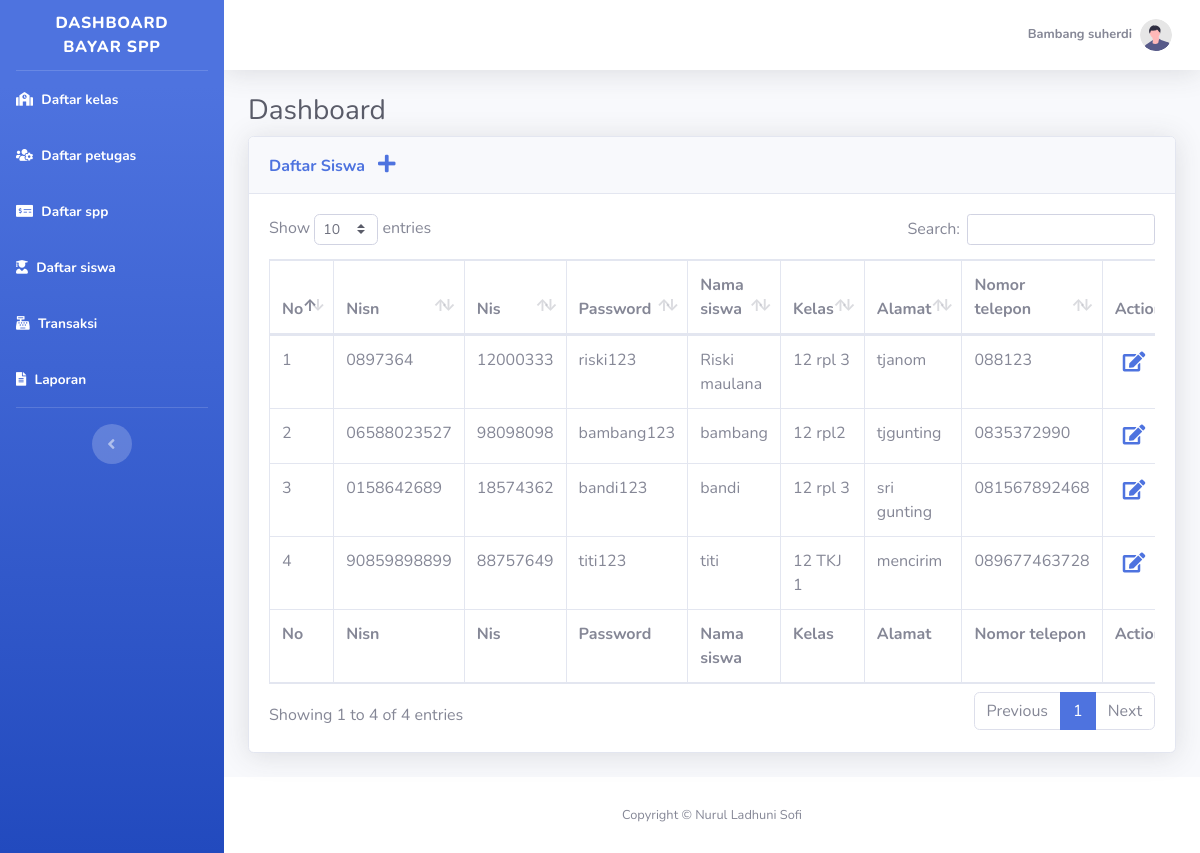
Screenshot of /index.php?page=siswa/tampildata.php (signed in) with the database file from the repository.
### tables this page shows
CREATE TABLE `petugas` (
  `id_petugas` int(11) NOT NULL,
  `username` varchar(25) NOT NULL,
  `password` varchar(32) NOT NULL,
  `nama_petugas` varchar(35) NOT NULL,
  `level` varchar(12) NOT NULL
);

CREATE TABLE `siswa` (
  `id_siswa` int(11) NOT NULL,
  `nisn` char(11) NOT NULL,
  `nis` char(8) NOT NULL,
  `password` varchar(20) NOT NULL,
  `nama` varchar(35) NOT NULL,
  `id_kelas` int(11) NOT NULL,
  `alamat` text NOT NULL,
  `no_telp` varchar(20) NOT NULL
);

CREATE TABLE `kelas` (
  `id_kelas` int(11) NOT NULL,
  `nama_kelas` varchar(8) NOT NULL,
  `jurusan` varchar(40) NOT NULL
);

### siswa/tampildata.php (the view, shortened to what this page needs)
<h1 class="h3 mb-2 text-gray-800">Dashboard</h1>
<div class="card shadow mb-4">
    <div class="card-header py-3">
        <h6 class="m-0 font-weight-bold text-primary">Daftar Siswa &nbsp;&nbsp;<a style="font-size:20px;" href="siswa/insertsiswa.php" title="Insert data"><i class="fas fa-plus"></i></a></h6>
    </div>
    <div class="card-body">
        <div class="table-responsive">
            <table class="table table-bordered" id="dataTable" width="100%" cellspacing="0">
                <thead>
                    <tr>
                        <th>No</th>
                        <th>Nisn</th>
                        <th>Nis</th>
                        <th>Password</th>
                        <th>Nama siswa</th>
                        <th>Kelas</th>
                        <th>Alamat</th>
                        <th>Nomor telepon</th>
                        <th>Action</th>
                    </tr>
                </thead>
                <tfoot>
                    <tr>
                        <th>No</th>
                        <th>Nisn</th>
                        <th>Nis</th>
                        <th>Password</th>
                        <th>Nama siswa</th>
                        <th>Kelas</th>
                        <th>Alamat</th>
                        <th>Nomor telepon</th>
                        <th>Action</th>
                    </tr>
                </tfoot>
                <tbody>
                <?php
                        include 'config.php';
                        $sql = mysqli_query($db,"SELECT * FROM siswa JOIN kelas ON siswa.id_kelas = kelas.id_kelas");
                        $no = 1;
                        while ($ambil = mysqli_fetch_array($sql)) {
                            $id_siswa = $ambil['id_siswa'];
                            $nisn = $ambil['nisn'];
                            $nis = $ambil['nis'];
                            $nama = $ambil['nama'];
                            $nama_kelas = $ambil['nama_kelas'];
                            $alamat = $ambil['alamat'];
                            $no_telp = $ambil['no_telp'];
                            $pass = $ambil['password'];
                ?>
                    <tr>
                        <td scope="col"><?=$no++; ?></td>
                        <td scope="col"><?=$nisn; ?></td>
                        <td scope="col"><?=$nis; ?></td>
                        <td scope="col"><?=$pass; ?></td>
                        <td scope="col"><?=$nama; ?></td>
                        <td scope="col"><?=$nama_kelas; ?></td>
                        <td scope="col"><?=$alamat; ?></td>
                        <td scope="col"><?=$no_telp; ?></td>
                        <td>
                        <a style="margin-left: 8px; font-size:20px;" title="Edit" href="siswa/edit.php?id=<?= $id_siswa; ?>"><i class="fas fa-edit"></i></a>
                        </td>
                    </tr>
                    <?php
                }
                ?>
                </tbody>
            </table>
        </div>
    </div>
</div>

### index.php (shortened to what this page needs)
            <?php
                include 'config.php';
                $username = $_SESSION['username'];
                $password = $_SESSION['password'];
                $sql = mysqli_query($db,"SELECT * FROM `petugas`WHERE username='$username' and password='$password'");
                $ambil = mysqli_fetch_array($sql);
                $nama_petugas = $ambil['nama_petugas'];
        ?>
<!DOCTYPE html>
<html lang="en">
<head>
    <link href="vendor/fontawesome-free/css/all.min.css" rel="stylesheet" type="text/css">
    <link href="css/sb-admin-2.min.css" rel="stylesheet">
        <link href="vendor/datatables/dataTables.bootstrap4.min.css" rel="stylesheet">
</head>
<body id="page-top">
    <div id="wrapper">
        <ul class="navbar-nav bg-gradient-primary sidebar sidebar-dark accordion" id="accordionSidebar">
            <a class="sidebar-brand d-flex align-items-center justify-content-center" href="index.html">
                <div class="sidebar-brand-text mx-3">Dashboard bayar spp</div>
            </a>
            <hr class="sidebar-divider my-0">
            <li class="nav-item active">
                <a class="nav-link" href="?page=kelas/tampildata.php">
                    <i class="fas fa-school"></i>
                    <span>Daftar kelas</span></a>
            </li>
            <li class="nav-item active">
                <a class="nav-link" href="?page=petugas/tampildata.php">
                    <i class="fas fa-users-cog"></i>
                    <span>Daftar petugas</span></a>
            </li>
            <li class="nav-item active">
                <a class="nav-link" href="?page=spp/tampildata.php">
                    <i class="fas fa-money-check-alt"></i>
                    <span>Daftar spp</span></a>
            </li>
            <li class="nav-item active">
                <a class="nav-link" href="?page=siswa/tampildata.php">
                    <i class="fas fa-user-graduate"></i>
                    <span>Daftar siswa</span></a>
            </li>
            <li class="nav-item active">
                <a class="nav-link" href="?page=pembayaran/tampildata.php">
                    <i class="fas fa-cash-register"></i>
                    <span>Transaksi</span></a>
            </li>
            <li class="nav-item active">
                <a class="nav-link" href="?page=laporan/tampildata.php">
                    <i class="fas fa-file-alt"></i>
                    <span>Laporan</span></a>
            </li>
            <hr class="sidebar-divider d-none d-md-block">
            <div class="text-center d-none d-md-inline">
                <button class="rounded-circle border-0" id="sidebarToggle"></button>
            </div>
        </ul>
        <div id="content-wrapper" class="d-flex flex-column">
            <div id="content">
                <nav class="navbar navbar-expand navbar-light bg-white topbar mb-4 static-top shadow">
                    <ul class="navbar-nav ml-auto">
                        <li class="nav-item dropdown no-arrow">
                            <a class="nav-link dropdown-toggle" href="#" id="userDropdown" role="button"
                                data-toggle="dropdown" aria-haspopup="true" aria-expanded="false">
                                <span class="mr-2 d-none d-lg-inline text-gray-600 small">
                                <b><?php echo "$nama_petugas"; ?></b>
                                </span>
                                <img class="img-profile rounded-circle"
                                    src="img/undraw_profile.svg">
                            </a>
                        </li>
                    </ul>
                </nav>
                <div class="container-fluid">
                    <?php
                            if ($_GET) {
                                $page = $_GET['page'];
                                include $page;
                            }else {
                                include 'kelas/tampildata.php';
                            }
                        ?>
                </div>
            </div>
            <footer class="sticky-footer bg-white">
                <div class="container my-auto">
                    <div class="copyright text-center my-auto">
                        <span>Copyright &copy; Nurul Ladhuni Sofi</span>
                    </div>
                </div>
            </footer>
        </div>
    </div>
</body>
</html>

### rows the page displays
petugas: nama_petugas "Bambang suherdi"
siswa: nisn "0897364", nis "12000333", password "riski123", nama "Riski maulana", id_kelas.nama_kelas "12 rpl 3", alamat "tjanom", no_telp "088123"
siswa: nisn "06588023527", nis "98098098", password "bambang123", nama "bambang", id_kelas.nama_kelas "12 rpl2", alamat "tjgunting", no_telp "0835372990"
siswa: nisn "0158642689", nis "18574362", password "bandi123", nama "bandi", id_kelas.nama_kelas "12 rpl 3", alamat "sri gunting", no_telp "081567892468"
siswa: nisn "90859898899", nis "88757649", password "titi123", nama "titi", id_kelas.nama_kelas "12 TKJ 1", alamat "mencirim", no_telp "089677463728"
